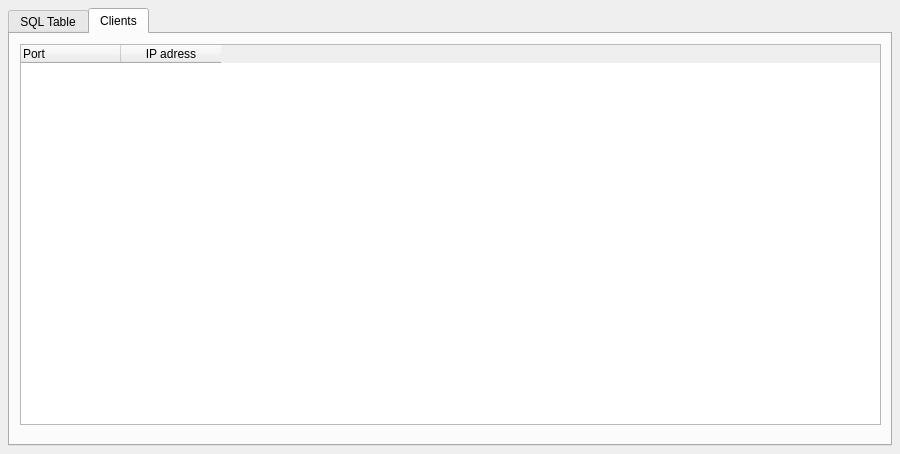
<?xml version="1.0" encoding="UTF-8"?>
<ui version="4.0">
 <class>Browser</class>
 <widget class="QWidget" name="Browser">
  <property name="geometry">
   <rect>
    <x>0</x>
    <y>0</y>
    <width>900</width>
    <height>454</height>
   </rect>
  </property>
  <property name="minimumSize">
   <size>
    <width>900</width>
    <height>454</height>
   </size>
  </property>
  <property name="maximumSize">
   <size>
    <width>900</width>
    <height>454</height>
   </size>
  </property>
  <property name="cursor">
   <cursorShape>ArrowCursor</cursorShape>
  </property>
  <property name="windowTitle">
   <string>Qt SQL Browser</string>
  </property>
  <layout class="QVBoxLayout" name="verticalLayout_3">
   <property name="spacing">
    <number>6</number>
   </property>
   <property name="leftMargin">
    <number>8</number>
   </property>
   <property name="topMargin">
    <number>8</number>
   </property>
   <property name="rightMargin">
    <number>8</number>
   </property>
   <property name="bottomMargin">
    <number>8</number>
   </property>
   <item>
    <widget class="QTabWidget" name="tabWidget">
     <property name="sizePolicy">
      <sizepolicy hsizetype="MinimumExpanding" vsizetype="Expanding">
       <horstretch>0</horstretch>
       <verstretch>0</verstretch>
      </sizepolicy>
     </property>
     <property name="minimumSize">
      <size>
       <width>870</width>
       <height>430</height>
      </size>
     </property>
     <property name="tabPosition">
      <enum>QTabWidget::North</enum>
     </property>
     <property name="tabShape">
      <enum>QTabWidget::Rounded</enum>
     </property>
     <property name="currentIndex">
      <number>1</number>
     </property>
     <widget class="QWidget" name="tab_2">
      <attribute name="title">
       <string>SQL Table</string>
      </attribute>
      <layout class="QVBoxLayout" name="verticalLayout_2">
       <item>
        <widget class="QSplitter" name="splitter_2">
         <property name="sizePolicy">
          <sizepolicy hsizetype="Expanding" vsizetype="Expanding">
           <horstretch>0</horstretch>
           <verstretch>0</verstretch>
          </sizepolicy>
         </property>
         <property name="orientation">
          <enum>Qt::Horizontal</enum>
         </property>
         <widget class="ConnectionWidget" name="connectionWidget">
          <property name="sizePolicy">
           <sizepolicy hsizetype="Ignored" vsizetype="Expanding">
            <horstretch>1</horstretch>
            <verstretch>0</verstretch>
           </sizepolicy>
          </property>
         </widget>
         <widget class="QTableView" name="table">
          <property name="sizePolicy">
           <sizepolicy hsizetype="Expanding" vsizetype="Expanding">
            <horstretch>2</horstretch>
            <verstretch>0</verstretch>
           </sizepolicy>
          </property>
          <property name="contextMenuPolicy">
           <enum>Qt::ActionsContextMenu</enum>
          </property>
          <property name="selectionBehavior">
           <enum>QAbstractItemView::SelectRows</enum>
          </property>
         </widget>
        </widget>
       </item>
       <item>
        <widget class="QGroupBox" name="groupBox">
         <property name="sizePolicy">
          <sizepolicy hsizetype="Preferred" vsizetype="MinimumExpanding">
           <horstretch>0</horstretch>
           <verstretch>0</verstretch>
          </sizepolicy>
         </property>
         <property name="maximumSize">
          <size>
           <width>16777215</width>
           <height>180</height>
          </size>
         </property>
         <property name="title">
          <string>SQL Query</string>
         </property>
         <layout class="QVBoxLayout">
          <property name="spacing">
           <number>6</number>
          </property>
          <property name="leftMargin">
           <number>9</number>
          </property>
          <property name="topMargin">
           <number>9</number>
          </property>
          <property name="rightMargin">
           <number>9</number>
          </property>
          <property name="bottomMargin">
           <number>9</number>
          </property>
          <item>
           <widget class="QTextEdit" name="sqlEdit">
            <property name="sizePolicy">
             <sizepolicy hsizetype="Expanding" vsizetype="MinimumExpanding">
              <horstretch>0</horstretch>
              <verstretch>0</verstretch>
             </sizepolicy>
            </property>
            <property name="minimumSize">
             <size>
              <width>0</width>
              <height>18</height>
             </size>
            </property>
            <property name="baseSize">
             <size>
              <width>0</width>
              <height>120</height>
             </size>
            </property>
           </widget>
          </item>
          <item>
           <layout class="QHBoxLayout">
            <property name="spacing">
             <number>6</number>
            </property>
            <property name="leftMargin">
             <number>1</number>
            </property>
            <property name="topMargin">
             <number>1</number>
            </property>
            <property name="rightMargin">
             <number>1</number>
            </property>
            <property name="bottomMargin">
             <number>1</number>
            </property>
            <item>
             <spacer>
              <property name="orientation">
               <enum>Qt::Horizontal</enum>
              </property>
              <property name="sizeHint" stdset="0">
               <size>
                <width>40</width>
                <height>20</height>
               </size>
              </property>
             </spacer>
            </item>
            <item>
             <widget class="QPushButton" name="clearButton">
              <property name="text">
               <string>&amp;Clear</string>
              </property>
             </widget>
            </item>
            <item>
             <widget class="QPushButton" name="submitButton">
              <property name="text">
               <string>&amp;Submit</string>
              </property>
             </widget>
            </item>
           </layout>
          </item>
         </layout>
        </widget>
       </item>
      </layout>
     </widget>
     <widget class="QWidget" name="tab">
      <attribute name="title">
       <string>Clients</string>
      </attribute>
      <widget class="QWidget" name="verticalLayoutWidget">
       <property name="geometry">
        <rect>
         <x>10</x>
         <y>10</y>
         <width>861</width>
         <height>381</height>
        </rect>
       </property>
       <layout class="QVBoxLayout" name="verticalLayout">
        <item>
         <widget class="QTableWidget" name="tableWidget">
          <column>
           <property name="text">
            <string>Port</string>
           </property>
           <property name="textAlignment">
            <set>AlignLeft|AlignVCenter</set>
           </property>
          </column>
          <column>
           <property name="text">
            <string>IP adress</string>
           </property>
          </column>
         </widget>
        </item>
       </layout>
      </widget>
     </widget>
    </widget>
   </item>
  </layout>
  <action name="insertRowAction">
   <property name="enabled">
    <bool>false</bool>
   </property>
   <property name="text">
    <string>&amp;Insert Row</string>
   </property>
   <property name="statusTip">
    <string>Inserts a new Row</string>
   </property>
  </action>
  <action name="deleteRowAction">
   <property name="enabled">
    <bool>false</bool>
   </property>
   <property name="text">
    <string>&amp;Delete Row</string>
   </property>
   <property name="statusTip">
    <string>Deletes the current Row</string>
   </property>
  </action>
  <action name="fieldStrategyAction">
   <property name="checkable">
    <bool>true</bool>
   </property>
   <property name="text">
    <string>Submit on &amp;Field Change</string>
   </property>
   <property name="toolTip">
    <string>Commit on Field Change</string>
   </property>
  </action>
  <action name="rowStrategyAction">
   <property name="checkable">
    <bool>true</bool>
   </property>
   <property name="text">
    <string>Submit on &amp;Row Change</string>
   </property>
   <property name="toolTip">
    <string>Commit on Row Change</string>
   </property>
  </action>
  <action name="manualStrategyAction">
   <property name="checkable">
    <bool>true</bool>
   </property>
   <property name="text">
    <string>Submit &amp;Manually</string>
   </property>
   <property name="toolTip">
    <string>Commit Manually</string>
   </property>
  </action>
  <action name="submitAction">
   <property name="text">
    <string>&amp;Submit All</string>
   </property>
   <property name="toolTip">
    <string>Submit Changes</string>
   </property>
  </action>
  <action name="revertAction">
   <property name="text">
    <string>&amp;Revert All</string>
   </property>
   <property name="toolTip">
    <string>Revert</string>
   </property>
  </action>
  <action name="selectAction">
   <property name="text">
    <string>S&amp;elect</string>
   </property>
   <property name="toolTip">
    <string>Refresh Data from Database</string>
   </property>
  </action>
 </widget>
 <customwidgets>
  <customwidget>
   <class>ConnectionWidget</class>
   <extends>QTreeView</extends>
   <header>connectionwidget.h</header>
  </customwidget>
 </customwidgets>
 <tabstops>
  <tabstop>sqlEdit</tabstop>
  <tabstop>clearButton</tabstop>
  <tabstop>submitButton</tabstop>
  <tabstop>connectionWidget</tabstop>
  <tabstop>table</tabstop>
 </tabstops>
 <resources/>
 <connections/>
</ui>
